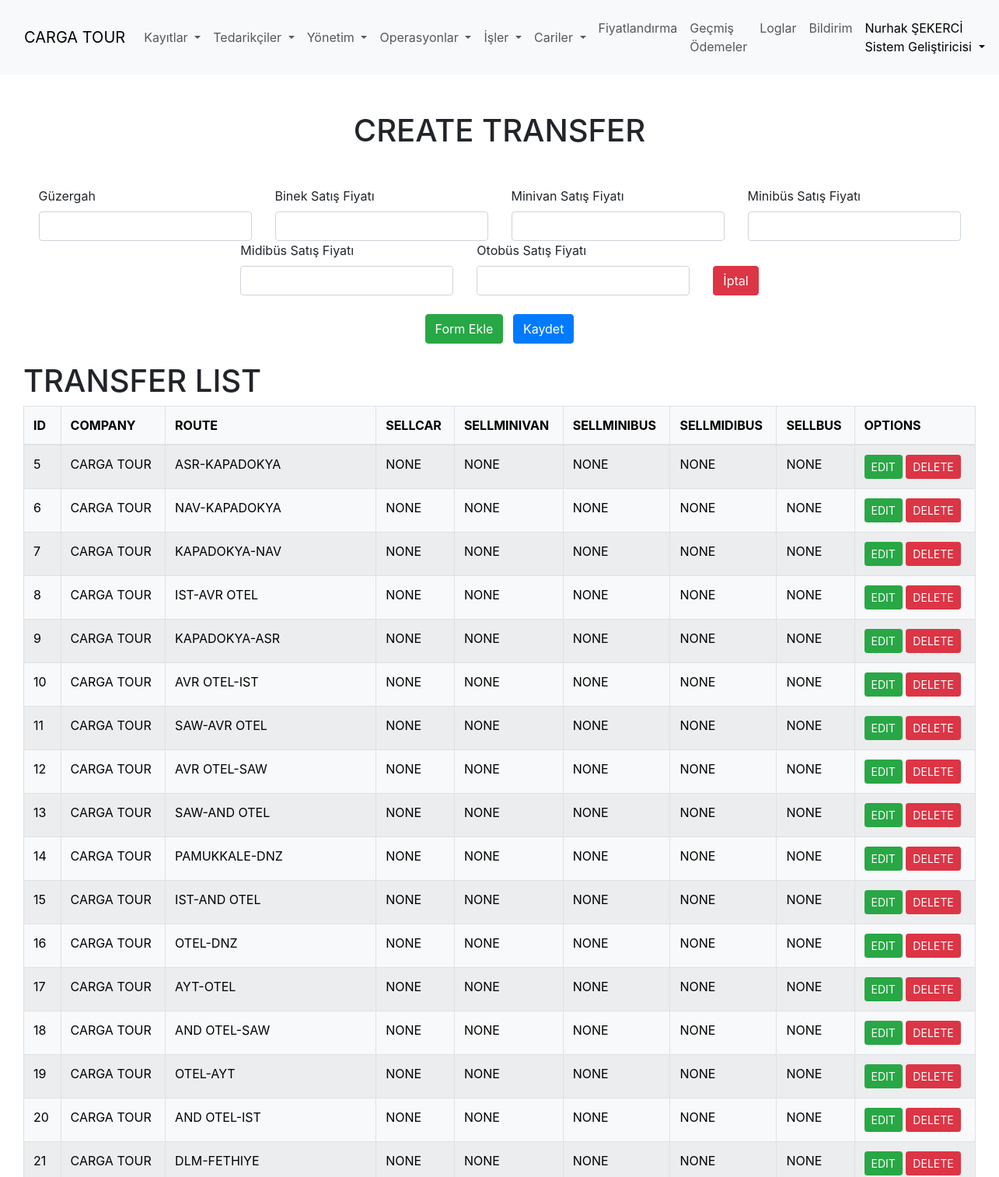
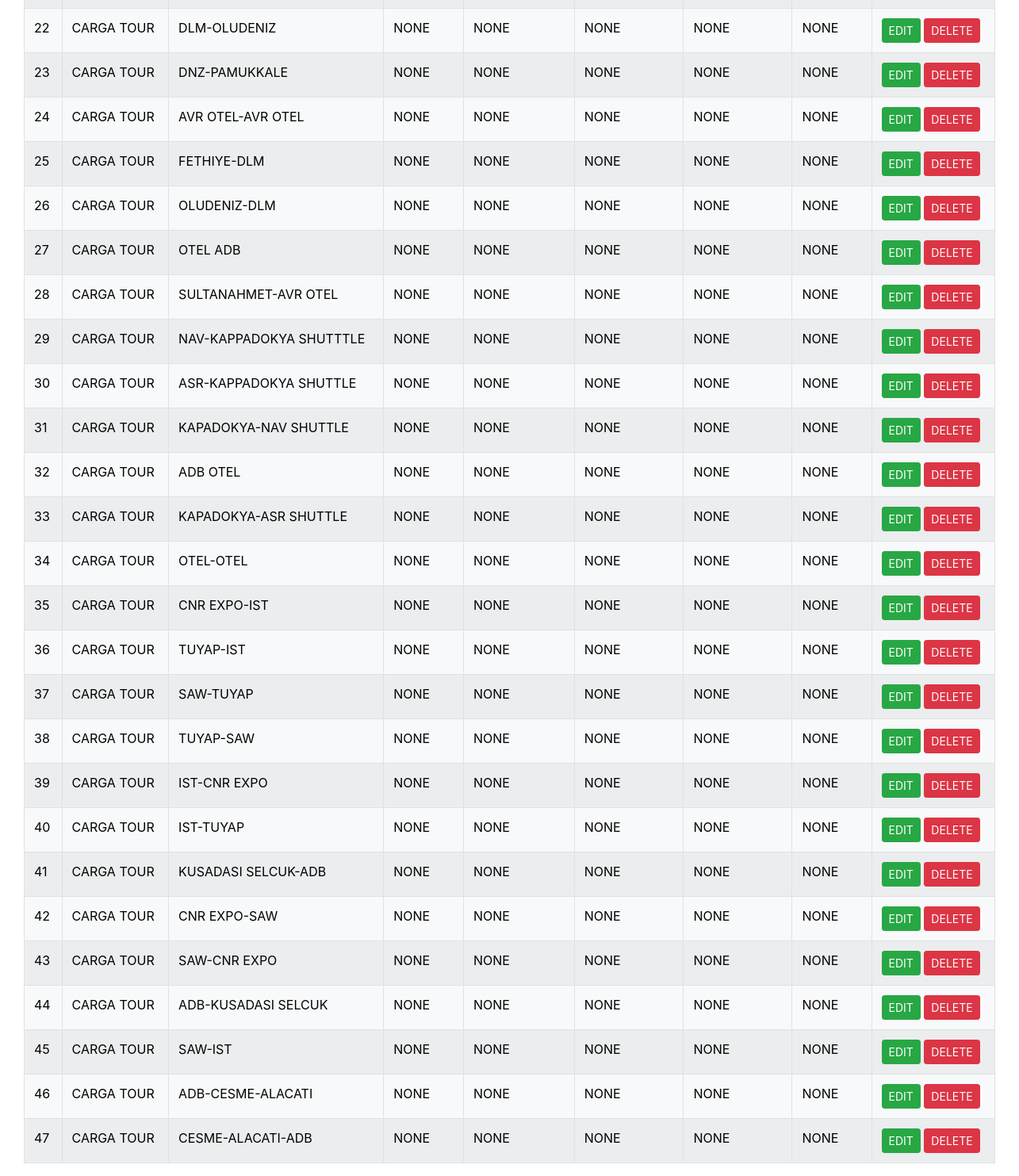
Page /TourManagerV2/main/Transfer/ (signed in) on the committed database (2 pictures, top to bottom).
### Core/models.py (models this page shows, shortened)
class Sirket(models.Model):
    STATU_CHOICES = (
        ('demo', 'Demo'),
        ('basic', 'Basic'),
        ('team', 'Team'),
        ('professional', 'Professional'),
    )
    name = models.CharField(verbose_name="Adı", max_length=155)
    start = models.DateField(verbose_name="Başlama Tarihi")
    finish = models.DateField(verbose_name="Bitiş Tarihi")
    is_active = models.BooleanField(verbose_name="Aktif mi?")
    statu = models.CharField(max_length=20, choices=STATU_CHOICES, verbose_name="Statü", default="demo")
    created_at = models.DateField(verbose_name="Kurulma Tarihi", auto_now_add=True, blank=True, null=True)
    def __str__(self):
        return self.name

class Personel(models.Model):
    JOB_CHOICES = (
        ('Satış Personeli', 'Satış Personeli'),
        ('Operasyon Şefi', 'Operasyon Şefi'),
        ('Yönetim', 'Yönetim'),
        ('Muhasebe', 'Muhasebe'),
        ('Sistem Geliştiricisi', 'Sistem Geliştiricisi'),
    )
    user = models.ForeignKey(User, verbose_name="User", on_delete=models.CASCADE, related_name='personel')
    company=models.ForeignKey(Sirket, verbose_name="Sirket", on_delete=models.CASCADE)
    is_active = models.BooleanField(verbose_name="Aktif mi?", default=True)
    phone = models.CharField(verbose_name="Telefon", max_length=50, blank=True, null=True)
    job = models.CharField(max_length=20, choices=JOB_CHOICES, verbose_name="Görevi", default="Satış Personeli")
    created_at = models.DateField(verbose_name="Kurulma Tarihi", auto_now_add=True, blank=True, null=True)
    dark_mode = models.BooleanField(verbose_name="Dark Mode", default=False)

### Core/views.py (the view)
# urls.py: path('main/<str:model>/', generic_view, name='generic_view'),
@login_required
def generic_view(request, model):
    if model == "Personel" and not can_access_personel3(request.user):
        return HttpResponseForbidden("Bu bölüme erişim yetkiniz bulunmamaktadır.")
    if model == "Cost" and not can_access_personel2(request.user):
        return HttpResponseForbidden("Bu bölüme erişim yetkiniz bulunmamaktadır.")
    if model == "Activitycost" and not can_access_personel2(request.user):
        return HttpResponseForbidden("Bu bölüme erişim yetkiniz bulunmamaktadır.")
    requestPersonel = Personel.objects.get(user=request.user)
    sirket = requestPersonel.company
    ModelClass = globals()[model]
    model_plural_name = model.capitalize() + 's'
    model_lower_plural_name = model.lower() + 's'
    queryset = ModelClass.objects.filter(company=sirket)
    form = globals()[f"{model}Form"]()
    fields = ModelClass._meta.fields
    objects_data = []
    for obj in queryset:
        obj_data = {}
        for field in fields:
            obj_data[field.name] = getattr(obj, field.name)
        objects_data.append(obj_data)
    context = {
        'title': model.capitalize(),
        'createtitle': f'CREATE {model.upper()}',
        'listTitle': f'{model.upper()} LIST',
        'createUrl': f'create_{model.lower()}',
        'deleteUrl': f'delete_{model}',
        'form': form,
        'objects_data': objects_data,  # Model nesnelerinin alan değerlerini içeren liste
        'models': queryset,  # Model nesneleri
        'fields': [field.name for field in fields],
        'model_name' : model  # Alan başlıkları
    }
    return render(request, f'tour/pages/generic_main.html', context)

### Core/forms.py
class TransferForm(forms.ModelForm):
    class Meta:
        model = Transfer
        fields = ['route', 'sellcar', 'sellminivan', 'sellminibus', 'sellmidibus', 'sellbus']
        widgets = {
            'route': forms.TextInput(attrs={'class': 'form-control'}),
            'sellcar': forms.NumberInput(attrs={'class': 'form-control'}),
            'sellminivan': forms.NumberInput(attrs={'class': 'form-control'}),
            'sellminibus': forms.NumberInput(attrs={'class': 'form-control'}),
            'sellmidibus': forms.NumberInput(attrs={'class': 'form-control'}),
            'sellbus': forms.NumberInput(attrs={'class': 'form-control'}),
        }

### Core/templatetags/custom_filters.py (called while the page is built)
@register.filter
def get_field_value(obj_data, field_name):
    return obj_data[field_name]

### Core/templates/tour/pages/generic_main.html (shortened to what this page needs)
{% extends "tour/base/base.html" %}
{% block content %}
<div class="container-fluid">
    <h1 class="text-center my-5">{{ createtitle }}</h1>
    <div id="forms" class="desktop-only">
        {% include 'tour/partials/generic-form.html' %}
    </div>
    <div class="desktop-only">
        <div class="d-flex justify-content-center">
            <div id="forms">
                <button class="btn btn-success my-4 me-2" hx-get="{% url 'generic_create_view' model_name %}" hx-target="#forms" hx-swap="beforeend">Form Ekle</button>
                <button type="button" class="btn btn-primary my-4"  id="submit-all">Kaydet</button>
            </div>
        </div>
    </div>
</div>
<div class="container-fluid">
    <h1>{{ listTitle }}</h1>
    <div>
        <div class="desktop-only">
            <table class="table table-striped table-hover table-bordered table-light align-middle">
                <thead>
                    {% for field in fields %}
                        <th>{{ field|upper }}</th>
                    {% endfor %}
                    <th>OPTIONS</th>
                </thead>
                <tbody id="generic-list">
                    {% for obj_data in objects_data %}
                        {% include "tour/partials/generic-list.html" with fields=fields obj_data=obj_data %}
                    {% endfor %}
                </tbody>
            </table>
        </div>
    </div>
</div>
{% endblock content %}

### Core/templates/tour/partials/_navbar.html (shortened to what this page needs)
<nav class="navbar navbar-expand-lg bg-body-tertiary">
    <div class="container-fluid">
        <a class="navbar-brand" href="{% url 'index' %}">
            {% if request.user.is_authenticated %}
                {% with company=request.user.personel.first.company %}
                    {{ company.name }}
                {% endwith %}
            {% else %}
                Astrolabe Software & Agency
            {% endif %}
        </a>
        <div class="collapse navbar-collapse" id="navbarText">
            <ul class="navbar-nav mb-2 mb-lg-0">
                <li class="nav-item dropdown">
                    <a class="nav-link dropdown-toggle" href="#" id="navbarDropdownKayitlar" role="button" data-bs-toggle="dropdown" aria-expanded="false">
                        Kayıtlar
                    </a>
                </li>
            </ul>
            <ul class="navbar-nav mb-2 mb-lg-0">
                <li class="nav-item dropdown">
                    <a class="nav-link dropdown-toggle" href="#" id="navbarDropdownKayitlar" role="button" data-bs-toggle="dropdown" aria-expanded="false">
                        Tedarikçiler
                    </a>
                </li>
            </ul>
            <ul class="navbar-nav mb-2 mb-lg-0">
                <li class="nav-item dropdown">
                    <a class="nav-link dropdown-toggle" href="#" id="navbarDropdownKayitlar" role="button" data-bs-toggle="dropdown" aria-expanded="false">
                        Yönetim
                    </a>
                </li>
            </ul>
            <ul class="navbar-nav mb-2 mb-lg-0">
                <li class="nav-item dropdown">
                    <a class="nav-link dropdown-toggle" href="#" id="navbarDropdownKayitlar" role="button" data-bs-toggle="dropdown" aria-expanded="false">
                        Operasyonlar
                    </a>
                </li>
            </ul>
            <ul class="navbar-nav mb-2 mb-lg-0">
                <li class="nav-item dropdown">
                    <a class="nav-link dropdown-toggle" href="#" id="navbarDropdownKayitlar" role="button" data-bs-toggle="dropdown" aria-expanded="false">
                        İşler
                    </a>
                </li>
            </ul>
            <ul class="navbar-nav mb-2 mb-lg-0">
                <li class="nav-item dropdown">
                    <a class="nav-link dropdown-toggle" href="#" id="navbarDropdownKayitlar" role="button" data-bs-toggle="dropdown" aria-expanded="false">
                        Cariler
                    </a>
                </li>
            </ul>
            <ul class="navbar-nav mb-2 mb-lg-0">
                <li class="nav-item ">
                    <a class="nav-link" href="{% url 'pricing' %}" id="navbarDropdownKayitlar" role="button" aria-expanded="false">
                        Fiyatlandırma
                    </a>
                </li>
                <li class="nav-item ">
                    <a class="nav-link" href="" id="navbarDropdownKayitlar" role="button" aria-expanded="false">
                        Geçmiş Ödemeler
                    </a>
                </li>
                <li class="nav-item ">
                    <a class="nav-link" href="{% url 'logs' %}" id="navbarDropdownKayitlar" role="button" aria-expanded="false">
                        Loglar
                    </a>
                </li>
                <li class="nav-item ">
                    <a class="nav-link" href="{% url 'notification_create' %}" id="navbarDropdownKayitlar" role="button" aria-expanded="false">
                        Bildirim
                    </a>
                </li>
            </ul>
            <div class="ms-auto navbar-text">
                {% if request.user.is_authenticated %}
                    <ul class="navbar-nav">
                        <li class="nav-item dropdown">
                            <a class="nav-link dropdown-toggle" href="#" id="navbarDropdownUser" role="button" data-bs-toggle="dropdown" aria-expanded="false">
                                <span>{{ request.user.get_full_name }}</span><br><span>{{ user.personel.first.job }}</span>
                            </a>
                        </li>
                    </ul>
                {% endif %}
            </div>
        </div>
    </div>
</nav>

### Core/templates/tour/partials/generic-list.html
<tr id="model-div-{{ obj_data.id }}"  hx-swap="outerHTML swap:.5s" target="this">
    {% for field in fields %}
        <td>{{ obj_data|get_field_value:field|upper }}</td>
    {% endfor %}
    <td>
        <button class="btn btn-success btn-sm" hx-get="{% url 'generic_edit_view' model_name obj_data.id %}" hx-target="#model-div-{{ obj_data.id }}" hx-swap="outerHTML swap:.5s">
            EDIT
        </button>
        <button class="btn btn-danger btn-sm" hx-delete="{% url 'generic_delete_view' model_name obj_data.id %}" hx-confirm="Silmek istediğine emin misin?" hx-target="#model-div-{{ obj_data.id }}">DELETE</button>
    </td>
</tr>

### Core/templates/tour/base/base.html (style rules this page uses)
@media (min-width: 768px) { .desktop-only { display: block; } }

### rows in the picture
Sirket: name "CARGA TOUR", fields "5" "CARGA TOUR" "ASR-KAPADOKYA" "NONE" "NONE" "NONE" "NONE" "NONE" "6" "CARGA TOUR" "NAV-KAPADOKYA" "NONE" "NONE" "NONE" "NONE" "NONE" "7" "CARGA TOUR" "KAPADOKYA-NAV" "NONE" "NONE" "NONE" "NONE" "NONE" "8" "CARGA TOUR" "IST-AVR OTEL" "NONE" "NONE" "NONE" "NONE" "NONE" "9" "CARGA TOUR" "KAPADOKYA-ASR" "NONE" "NONE" "NONE" "NONE" "NONE" "10" "CARGA TOUR" "AVR OTEL-IST" "NONE" "NONE" "NONE" "NONE" "NONE" "11" "CARGA TOUR" "SAW-AVR OTEL" "NONE" "NONE" "NONE" "NONE" "NONE" "12" "CARGA TOUR" "AVR OTEL-SAW" "NONE" "NONE" "NONE" "NONE" "NONE" "13" "CARGA TOUR" "SAW-AND OTEL" "NONE" "NONE" "NONE" "NONE" "NONE" "14" "CARGA TOUR" "PAMUKKALE-DNZ" "NONE" "NONE" "NONE" "NONE" "NONE" "15" "CARGA TOUR" "IST-AND OTEL" "NONE" "NONE" "NONE" "NONE" "NONE" "16" "CARGA TOUR" "OTEL-DNZ" "NONE" "NONE" "NONE" "NONE" "NONE" "17" "CARGA TOUR" "AYT-OTEL" "NONE" "NONE" "NONE" "NONE" "NONE" "18" "CARGA TOUR" "AND OTEL-SAW" "NONE" "NONE" "NONE" "NONE" "NONE" "19" "CARGA TOUR" "OTEL-AYT" "NONE" "NONE" "NONE" "NONE" "NONE" "20" "CARGA TOUR" "AND OTEL-IST" "NONE" "NONE" "NONE" "NONE" "NONE" "21" "CARGA TOUR" "DLM-FETHIYE" "NONE" "NONE" "NONE" "NONE" "NONE" "22" "CARGA TOUR" "DLM-OLUDENIZ" "NONE" "NONE" "NONE" "NONE" "NONE" "23" "CARGA TOUR" "DNZ-PAMUKKALE" "NONE" "NONE" "NONE" "NONE" "NONE" "24" "CARGA TOUR" "AVR OTEL-AVR OTEL" "NONE" "NONE" "NONE" "NONE" "NONE" "25" "CARGA TOUR" "FETHIYE-DLM" "NONE" "NONE" "NONE" "NONE" "NONE" "26" "CARGA TOUR" "OLUDENIZ-DLM" "NONE" "NONE" "NONE" "NONE" "NONE" "27" "CARGA TOUR" "OTEL ADB" "NONE" "NONE" "NONE" "NONE" "NONE" "28" "CARGA TOUR" "SULTANAHMET-AVR OTEL" "NONE" "NONE" "NONE" "NONE" "NONE" "29" "CARGA TOUR" "NAV-KAPPADOKYA SHUTTTLE" "NONE" "NONE" "NONE" "NONE" "NONE" "30" "CARGA TOUR" "ASR-KAPPADOKYA SHUTTLE" "NONE" "NONE" "NONE" "NONE" "NONE" "31" "CARGA TOUR" "KAPADOKYA-NAV SHUTTLE" "NONE" "NONE" "NONE" "NONE" "NONE" "32" "CARGA TOUR" "ADB OTEL" "NONE" "NONE" "NONE" "NONE" "NONE" "33" "CARGA TOUR" "KAPADOKYA-ASR SHUTTLE" "NONE" "NONE" "NONE" "NONE" "NONE" "34" "CARGA TOUR" "OTEL-OTEL" "NONE" "NONE" "NONE" "NONE" "NONE" "35" "CARGA TOUR" "CNR EXPO-IST" "NONE" "NONE" "NONE" "NONE" "NONE" "36" "CARGA TOUR" "TUYAP-IST" "NONE" "NONE" "NONE" "NONE" "NONE" "37" "CARGA TOUR" "SAW-TUYAP" "NONE" "NONE" "NONE" "NONE" "NONE" "38" "CARGA TOUR" "TUYAP-SAW" "NONE" "NONE" "NONE" "NONE" "NONE" "39" "CARGA TOUR" "IST-CNR EXPO" "NONE" "NONE" "NONE" "NONE" "NONE" "40" "CARGA TOUR" "IST-TUYAP" "NONE" "NONE" "NONE" "NONE" "NONE" "41" "CARGA TOUR" "KUSADASI SELCUK-ADB" "NONE" "NONE" "NONE" "NONE" "NONE" "42" "CARGA TOUR" "CNR EXPO-SAW" "NONE" "NONE" "NONE" "NONE" "NONE" "43" "CARGA TOUR" "SAW-CNR EXPO" "NONE" "NONE" "NONE" "NONE" "NONE" "44" "CARGA TOUR" "ADB-KUSADASI SELCUK" "NONE" "NONE" "NONE" "NONE" "NONE" "45" "CARGA TOUR" "SAW-IST" "NONE" "NONE" "NONE" "NONE" "NONE" "46" "CARGA TOUR" "ADB-CESME-ALACATI" "NONE" "NONE" "NONE" "NONE" "NONE" "47" "CARGA TOUR" "CESME-ALACATI-ADB" "NONE" "NONE" "NONE" "NONE" "NONE"

### other values in the picture
{{ request.user.get_full_name }} "Nurhak ŞEKERCİ"
{{ user.personel.first.job }} "Sistem Geliştiricisi"
{{ createtitle }} "CREATE TRANSFER"
{{ field.label }} "Güzergah" "Binek Satış Fiyatı" "Minivan Satış Fiyatı" "Minibüs Satış Fiyatı" "Midibüs Satış Fiyatı" "Otobüs Satış Fiyatı"
{{ listTitle }} "TRANSFER LIST"
{{ field|upper }} "ID" "COMPANY" "ROUTE" "SELLCAR" "SELLMINIVAN" "SELLMINIBUS" "SELLMIDIBUS" "SELLBUS"
